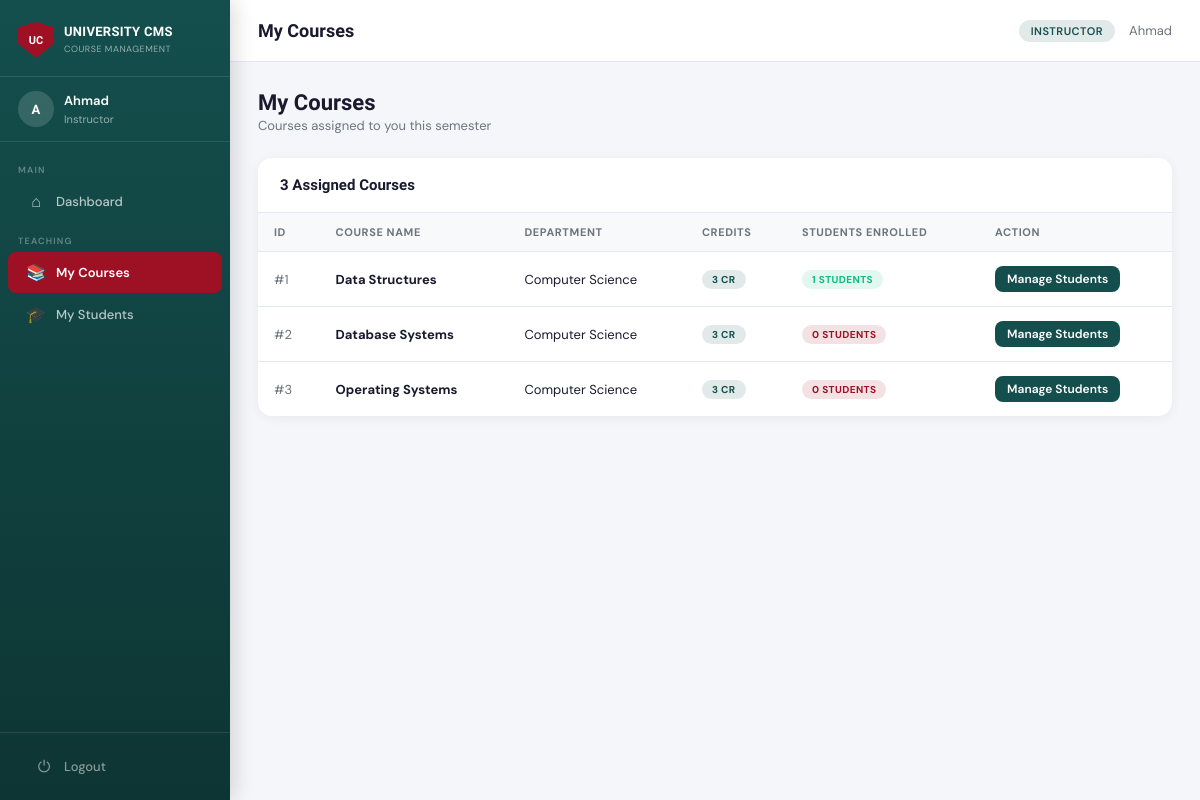
The page /instructor/courses (signed in) on the database its author committed.
### tables this page shows
CREATE TABLE Course (
    course_id   INTEGER PRIMARY KEY AUTOINCREMENT,
    course_name TEXT NOT NULL,
    credits     INTEGER NOT NULL DEFAULT 3,
    department  TEXT,
    instructor_id INTEGER,
    created_at  TEXT DEFAULT (datetime('now')),
    FOREIGN KEY(instructor_id) REFERENCES Instructor(instructor_id) ON DELETE SET NULL
);

### app.py (the view)
@app.route('/instructor/courses')
@login_required
@role_required('instructor')
def instructor_courses():
    iid = session.get('profile_id')
    courses = query(
        "SELECT c.*, COUNT(e.enrollment_id) as enrolled "
        "FROM Course c LEFT JOIN Enrollment e ON c.course_id=e.course_id "
        "WHERE c.instructor_id=? GROUP BY c.course_id", (iid,)
    )
    return render_template('instructor_courses.html', courses=courses)

### app.py (called while the page is built)
def get_db():
    conn = sqlite3.connect(DB_PATH)
    conn.row_factory = sqlite3.Row   # access columns by name
    conn.execute("PRAGMA foreign_keys = ON")
    return conn

def query(sql, args=(), one=False):
    conn = get_db()
    cur  = conn.execute(sql, args)
    rv   = cur.fetchall()
    conn.close()
    return (rv[0] if rv else None) if one else rv

def login_required(f):
    from functools import wraps
    @wraps(f)
    def decorated(*args, **kwargs):
        if 'user_id' not in session:
            flash("Please log in first.", "error")
            return redirect(url_for('login'))
        return f(*args, **kwargs)
    return decorated

def role_required(*roles):
    def decorator(f):
        from functools import wraps
        @wraps(f)
        def decorated(*args, **kwargs):
            if session.get('role') not in roles:
                flash("Access denied.", "error")
                return redirect(url_for('dashboard'))
            return f(*args, **kwargs)
        return decorated
    return decorator

### templates/instructor_courses.html (shortened to what this page needs)
{% extends 'base.html' %}
{% block page_title %}My Courses{% endblock %}
{% block content %}
<div class="page-header">
  <div>
    <h1>My Courses</h1>
    <p>Courses assigned to you this semester</p>
  </div>
</div>
<div class="table-card">
  <div class="table-card-header">
    <h3>{{ courses | length }} Assigned Courses</h3>
  </div>
  <table>
    <thead>
      <tr>
        <th>ID</th>
        <th>Course Name</th>
        <th>Department</th>
        <th>Credits</th>
        <th>Students Enrolled</th>
        <th>Action</th>
      </tr>
    </thead>
    <tbody>
      {% for c in courses %}
      <tr>
        <td style="color:var(--subtext);">#{{ c['course_id'] }}</td>
        <td><strong>{{ c['course_name'] }}</strong></td>
        <td>{{ c['department'] or '—' }}</td>
        <td><span class="badge badge-teal">{{ c['credits'] }} CR</span></td>
        <td>
          <span class="badge badge-{{ 'red' if c['enrolled'] == 0 else 'green' }}">
            {{ c['enrolled'] }} students
          </span>
        </td>
        <td>
          <a href="{{ url_for('instructor_course_students', cid=c['course_id']) }}"
             class="btn btn-teal btn-sm">Manage Students</a>
        </td>
      </tr>
      {% endfor %}
    </tbody>
  </table>
</div>
{% endblock %}

### static/css/style.css (style rules this page uses)
:root { --red: #9E1124; --red-dark: #7a0d1c; --red-light: #c41530; --teal: #144F4D; --teal-dark: #0d3533; --teal-light: #1a6663; --bg: #F4F6F9; --card: #ffffff; --text: #1A1A2E; --subtext: #6C757D; --border: #E2E8F0; --success: #10B981; --warning: #F59E0B; --danger: #EF4444; --sidebar-w: 230px; --header-h: 62px; }
* { box-sizing: border-box; margin: 0; padding: 0; }
body { font-family: 'DM Sans', sans-serif; background: var(--bg); color: var(--text); font-size: 14px; min-height: 100vh; }
.page-header { display: flex; align-items: center; justify-content: space-between; margin-bottom: 24px; }
.page-header h1 { font-family: 'Sora', sans-serif; font-size: 22px; font-weight: 700; color: var(--text); }
.page-header p { color: var(--subtext); font-size: 13px; margin-top: 2px; }
.table-card { background: var(--card); border-radius: 14px; box-shadow: 0 2px 12px rgba(0,0,0,0.06); overflow: hidden; margin-bottom: 24px; }
.table-card-header { display: flex; align-items: center; justify-content: space-between; padding: 18px 22px; border-bottom: 1px solid var(--border); }
.table-card-header h3 { font-family: 'Sora', sans-serif; font-size: 15px; font-weight: 700; color: var(--text); }
table { width: 100%; border-collapse: collapse; }
thead th { text-align: left; padding: 12px 16px; font-size: 11px; font-weight: 700; text-transform: uppercase; letter-spacing: 0.6px; color: var(--subtext); background: #f8f9fa; border-bottom: 1px solid var(--border); }
tbody td { padding: 14px 16px; border-bottom: 1px solid var(--border); font-size: 13px; color: var(--text); vertical-align: middle; }
tbody tr:last-child td { border-bottom: none; }
.badge { display: inline-block; padding: 3px 10px; border-radius: 20px; font-size: 10px; font-weight: 700; text-transform: uppercase; letter-spacing: 0.4px; }
.badge-red { background: rgba(158,17,36,0.12); color: var(--red); }
.badge-teal { background: rgba(20,79,77,0.12); color: var(--teal); }
.badge-green { background: rgba(16,185,129,0.12); color: var(--success); }
.btn { display: inline-flex; align-items: center; gap: 6px; padding: 8px 18px; border-radius: 8px; font-size: 13px; font-weight: 600; cursor: pointer; border: none; text-decoration: none; transition: all 0.2s; font-family: 'DM Sans', sans-serif; }
.btn-teal { background: var(--teal); color: white; }
.btn-sm { padding: 5px 12px; font-size: 12px; }

### rows shown on the page
Course: course_id "1", course_name "Data Structures", department "Computer Science", credits "3", enrolled "1"
Course: course_id "2", course_name "Database Systems", department "Computer Science", credits "3", enrolled "0"
Course: course_id "3", course_name "Operating Systems", department "Computer Science", credits "3", enrolled "0"

### other values the page prints
{{ session.name[0] | upper if session.name else '?' }} "A"
{{ session.name or session.username }} "Ahmad"
{{ session.role }} "Instructor"
{{ session.role }} "INSTRUCTOR"
{{ courses | length }} "3"
